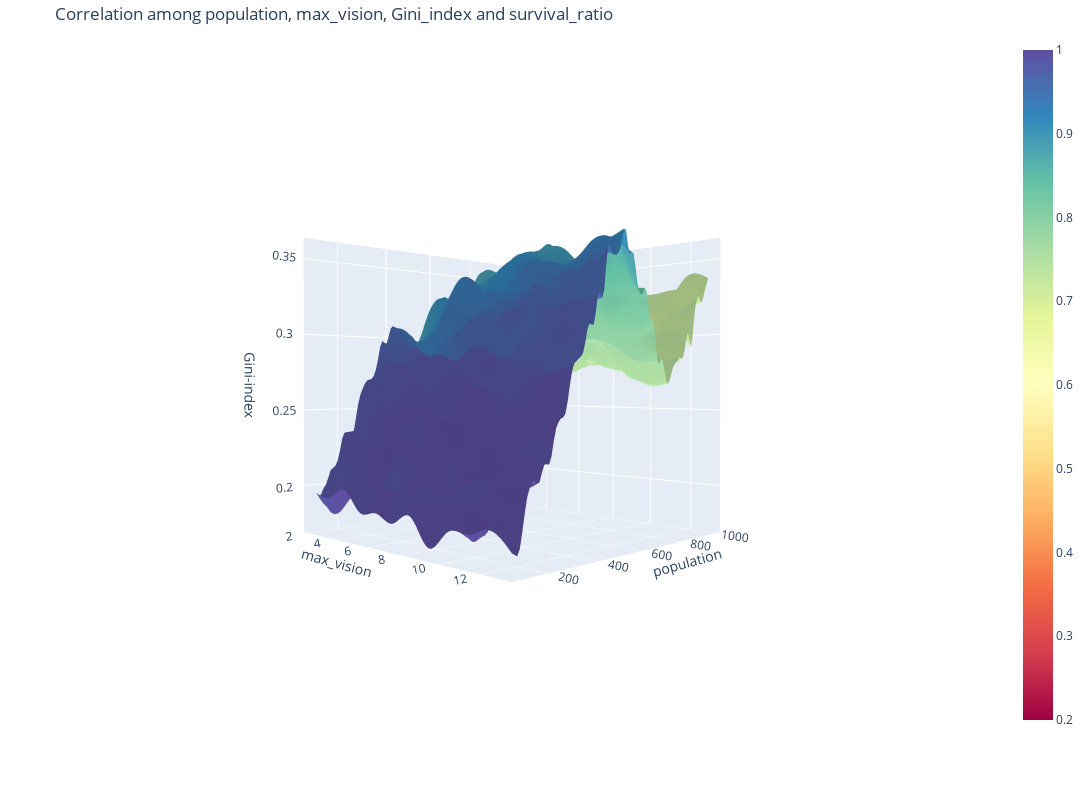

Notebook cell for this chart:
### Code cell
Y = cleaned_df2['population']
X = cleaned_df2['max_vision']
Z = cleaned_df2['Gini_index']
AI = cleaned_df2['survival_ratio']

# 假设X, Y, Z, 和 AI 是你已经有的数据

xi = np.linspace(X.min(), X.max(), 100)
yi = np.linspace(Y.min(), Y.max(), 100)
xi, yi = np.meshgrid(xi, yi)

# 对Z进行插值
zi = griddata((X, Y), Z, (xi, yi), method='cubic')

# 对AI进行插值，得到ai_mapped，这是根据xi和yi网格映射后的AI值
ai_mapped = griddata((X, Y), AI, (xi, yi), method='cubic')

colorscale = 'spectral'

# 用插值后的ai_mapped作为颜色映射
fig = go.Figure(data=[go.Surface(z=zi, x=xi, y=yi, surfacecolor=ai_mapped, colorscale=colorscale, cmin=0.2, cmax=1)],
                layout=go.Layout(
                    title='Correlation among population, max_vision, Gini_index and survival_ratio',
                    autosize=False,
                    width=1250, height=800,
                    margin=dict(l=30, r=30, b=70, t=40)
                ))

fig.update_layout(scene=dict(
                    xaxis=dict(autorange='reversed', title='population'),
                    yaxis_title='max_vision',
                    zaxis_title='Gini-index',
                    camera=dict(
                        up=dict(x=0, y=0, z=1),
                        center=dict(x=0, y=0, z=0),
                        eye=dict(x=2, y=2, z=0.01)
                    )))

fig.show()

### Figure 1 — Plotly figure (JSON) as saved in the notebook; plotly's stock layout.template omitted (floating-point values rounded to 4 significant figures; data arrays with more than 128 entries replaced by an {"elided": "..."} marker saying what was removed)
{"data": [{"cmax": 1, "cmin": 0.2, "colorscale": [[0, "rgb(158,1,66)"], [0.1, "rgb(213,62,79)"], [0.2, "rgb(244,109,67)"], [0.3, "rgb(253,174,97)"], [0.4, "rgb(254,224,139)"], [0.5, "rgb(255,255,191)"], [0.6, "rgb(230,245,152)"], [0.7, "rgb(171,221,164)"], [0.8, "rgb(102,194,165)"], [0.9, "rgb(50,136,189)"], [1, "rgb(94,79,162)"]], "surfacecolor": {"elided": "100x100 float values"}, "type": "surface", "x": {"elided": "100x100 float values"}, "y": {"elided": "100x100 float values"}, "z": {"elided": "100x100 float values"}}], "layout": {"autosize": false, "height": 800, "margin": {"b": 70, "l": 30, "r": 30, "t": 40}, "scene": {"camera": {"center": {"x": 0, "y": 0, "z": 0}, "eye": {"x": 2, "y": 2, "z": 0.01}, "up": {"x": 0, "y": 0, "z": 1}}, "xaxis": {"autorange": "reversed", "title": {"text": "population"}}, "yaxis": {"title": {"text": "max_vision"}}, "zaxis": {"title": {"text": "Gini-index"}}}, "title": {"text": "Correlation among population, max_vision, Gini_index and survival_ratio"}, "width": 1250}}
